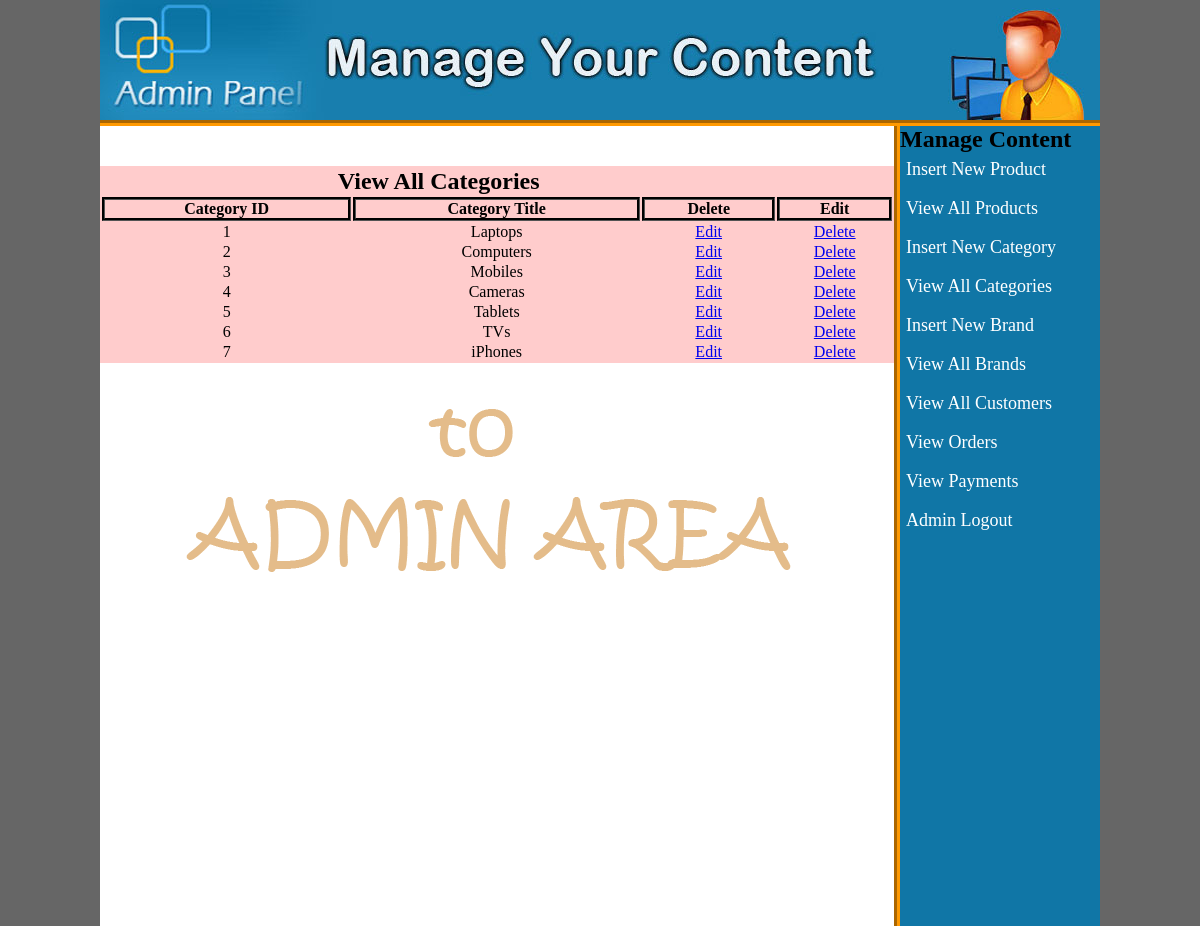
The page /admin_area/index.php?view_cats (signed in) on the database its author committed.
### tables this page shows
CREATE TABLE `categories` (
  `cat_id` int(10) NOT NULL,
  `cat_title` text NOT NULL
);

### admin_area/view_cats.php (the view, shortened to what this page needs)
<!DOCTYPE HTML>
<html>
<head>
</head>
<body>
	<table width="794" align="center" bgcolor="#FFCCCC">
		<tr align="center">
			<td colspan="3"><h2>View All Categories</h2></td>
		</tr>
		<tr>
			<th>Category ID</th>
			<th>Category Title</th>
			<th>Delete</th>
			<th>Edit</th>
		</tr>
		<?php
			include("includes/db.php");
			$get_cats = "select * from categories";
			$run_cats = mysqli_query($con ,$get_cats);
			while($row_cats = mysqli_fetch_array($run_cats)){
				$cat_id = $row_cats['cat_id'];
				$cat_title = $row_cats['cat_title'];
		?>
		<tr align="center">
			<td><?php echo $cat_id; ?></td>
			<td><?php echo $cat_title; ?></td>
			<td><a href="index.php?edit_cat=<?php echo $cat_id; ?>">Edit</a></td>
			<td><a href="delete_cat.php?delete_cat=<?php echo $cat_id; ?>">Delete</a></td>
		</tr>
		<?php } ?>
	</table>
</body>
</html>

### admin_area/styles/style.css (style rules this page uses)
html, body, div, span, applet, object, iframe, h1, h2, h3, h4, h5, h6, p, blockquote, pre, a, abbr, acronym, address, big, cite, code, del, dfn, em, img, ins, kbd, q, s, samp, small, strike, strong, sub, sup, tt, var, b, u, i, center, dl, dt, dd, ol, ul, li, fieldset, form, label, legend, table, caption, tbody, tfoot, thead, tr, th, td, article, aside, canvas, details, embed, figure, figcaption, footer, header, hgroup, menu, nav, output, ruby, section, summary, time, mark, audio, video { margin: 0; padding: 0; border: 0; vertical-align: baseline; }
body { background: #666; }

### admin_area/view_cats.php (style rules this page uses)
tr,th { border: 3px groove #000000; }

### rows shown on the page
categories: cat_id "1", cat_title "Laptops"
categories: cat_id "2", cat_title "Computers"
categories: cat_id "3", cat_title "Mobiles"
categories: cat_id "4", cat_title "Cameras"
categories: cat_id "5", cat_title "Tablets"
categories: cat_id "6", cat_title "TVs"
categories: cat_id "7", cat_title "iPhones"
